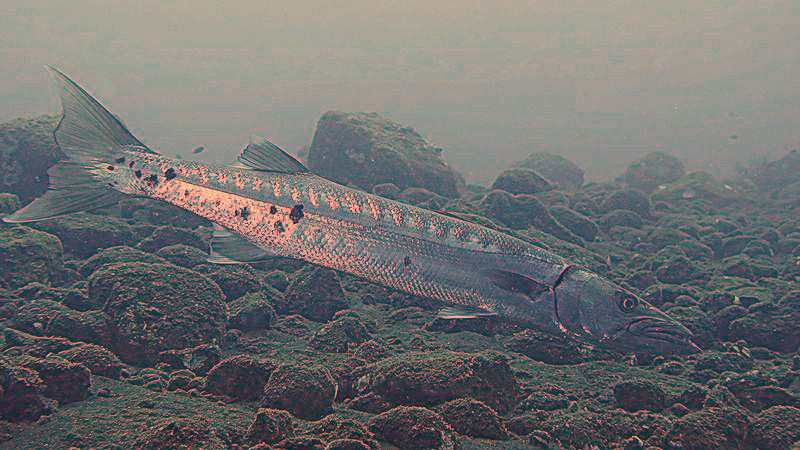
%> input picture Aapmcm24210340fj/classified/Color/enhanced_100_img_.png, 800 x 450 px; its folder holds only this picture in this run
$ octave Color.m   (GNU Octave 9; MATLAB toolbox functions it lacks are replaced by stand-ins)
%> lines starting %> are read from the running program, lines starting %| are printed output that depends on the picture
%% Step 1:

folderPath = "D:\Desktop\classified\Color";
resultFilePath = '2.xlsx';


files_jpg = dir(fullfile(folderPath, '*.jpg'));
files_png = dir(fullfile(folderPath, '*.png'));
files = [files_jpg; files_png];
numImages = length(files);


results = cell(numImages, 7);
results(:, 1) = {files.name};

%% Step 2:
for i = 1:numImages
    fprintf('Processing image %s\n', files(i).name);
    imagePath = fullfile(files(i).folder, files(i).name);
    img = imread(imagePath);
%> img is the input picture: size 450x800x3 uint8; mean R, G, B 109.4, 111, 111


    img = im2double(img);
%> img: size 450x800x3 double
    reference = 0.5 * ones(size(img));


    psnr_before = calculatePSNR(img, reference);
%> in calculatePSNR, `mse = mean((original - reference).^2, 'all');`: mse = 0.0337
%> in calculatePSNR, `psnr_value = 10 * log10((maxVal^2) / mse);`: psnr_value = 14.72
%> psnr_before = 14.72
    uciqe_before = calculateUCIQE(img);
%> in calculateUCIQE, `imgLab = rgb2lab(img);`: imgLab: size 450x800x3 double; mean of channels 1, 2, 3 46.7, 0.4, 0.1
%> in calculateUCIQE, `A = imgLab(:,:,2);`:
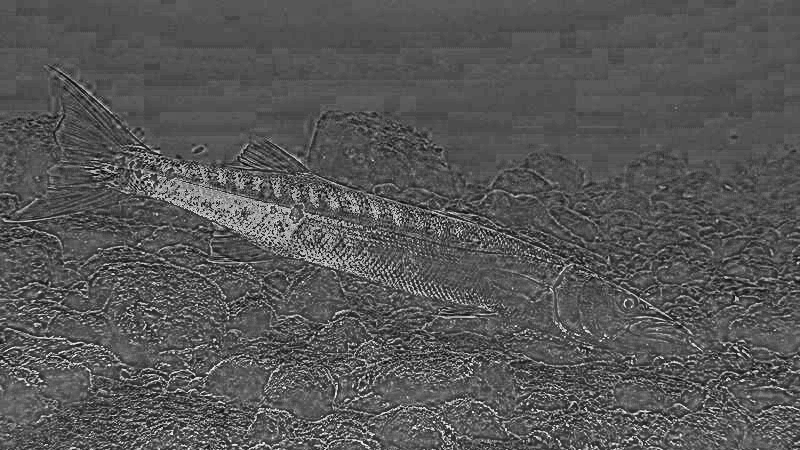
%> A: size 450x800 double; min -31.85, max 62.82, mean 0.4; drawn with min black and max white
%> in calculateUCIQE, `B = imgLab(:,:,3);`:
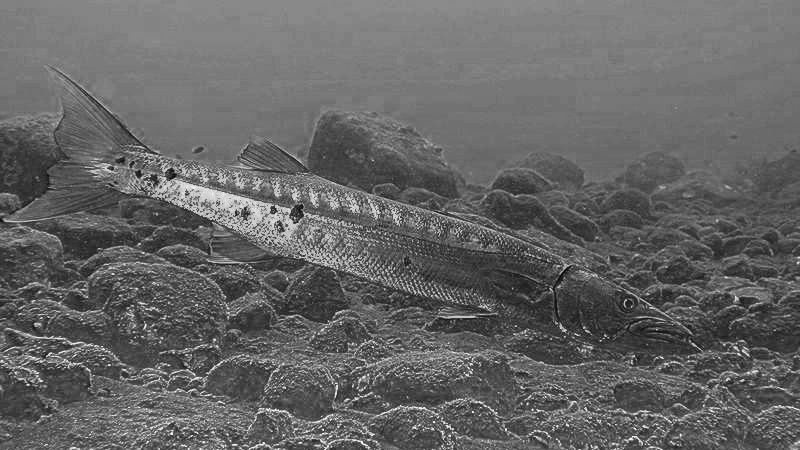
%> B: size 450x800 double; min -24.8, max 37.91, mean 0.1; drawn with min black and max white
%> in calculateUCIQE, `chroma = sqrt(A.^2 + B.^2);`:
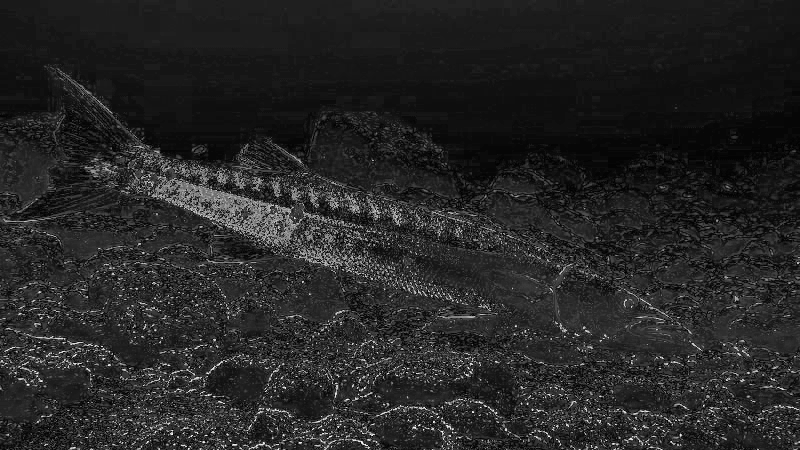
%> chroma: size 450x800 double; min 0.00183, max 71.92, mean 10.8; drawn with min black and max white
%> in calculateUCIQE, `uciqe_value = std(chroma(:)) + std(L(:)) + mean(L(:)) / (mean(chroma(:..`: uciqe_value = 29.09
%> uciqe_before = 29.09
    uiqm_before = calculateUIQM(img);
%> in calculateUIQM, `imgHSV = rgb2hsv(img);`: imgHSV: size 450x800x3 double; mean H, S, V 0.408, 0.262, 0.488
%> in calculateUIQM, `H = imgHSV(:,:,1);`:
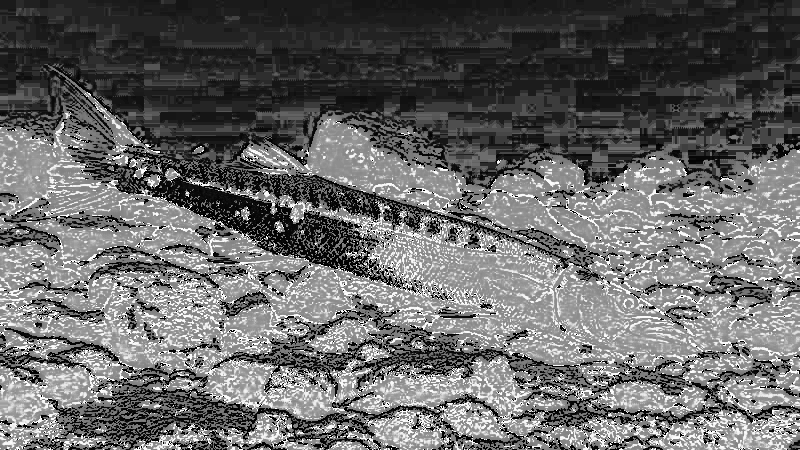
%> H: size 450x800 double; min 0, max 0.999, mean 0.408
%> in calculateUIQM, `S = imgHSV(:,:,2);`:
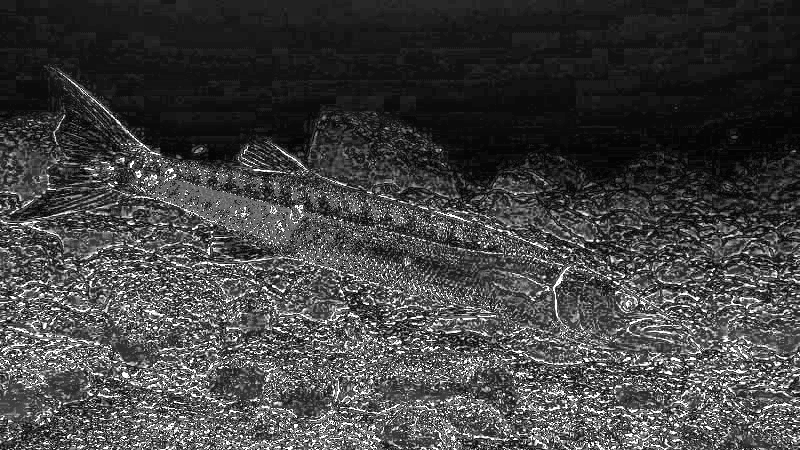
%> S: size 450x800 double; min 0, max 1, mean 0.262
%> in calculateUIQM, `uiqm_value = 0.5 * std(H(:)) + 0.25 * std(S(:)) + 0.25 * mean(V(:));`: uiqm_value = 0.325
%> uiqm_before = 0.325


    enhancedImg = enhanceColorCorrection(img);
%> in enhanceColorCorrection, `G = img(:,:,2);`:
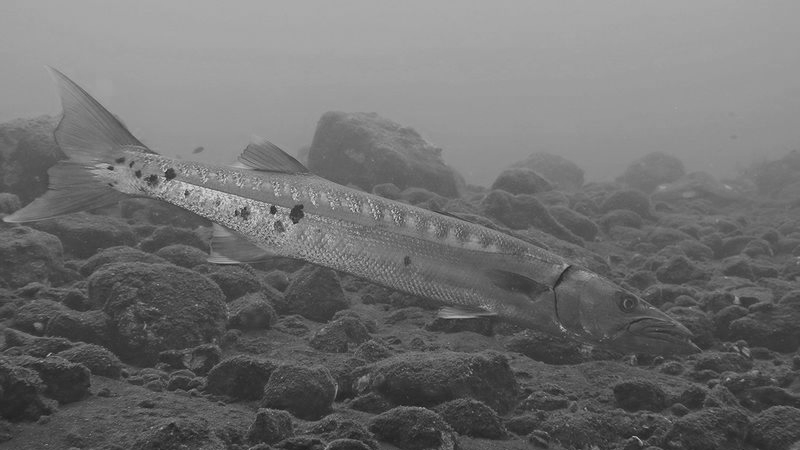
%> G: size 450x800 double; min 0.106, max 0.824, mean 0.435
%> in enhanceColorCorrection, `meanR = mean(R(:));`: meanR = 0.429
%> in enhanceColorCorrection, `meanG = mean(G(:));`: meanG = 0.435
%> in enhanceColorCorrection, `meanRGB = (meanR + meanG + meanB) / 3;`: meanRGB = 0.433


    psnr_after = calculatePSNR(enhancedImg, reference);
%> psnr_after = 14.7
    uciqe_after = calculateUCIQE(enhancedImg);
%> in calculateUCIQE (call 2), `imgLab = rgb2lab(img);`: imgLab: size 450x800x3 double; mean of channels 1, 2, 3 46.6, 1, 0.4
%> uciqe_after = 29.26
    uiqm_after = calculateUIQM(enhancedImg);
%> in calculateUIQM (call 2), `imgHSV = rgb2hsv(img);`: imgHSV: size 450x800x3 double; mean H, S, V 0.401, 0.264, 0.489
%> in calculateUIQM (call 2), `V = imgHSV(:,:,3);`:
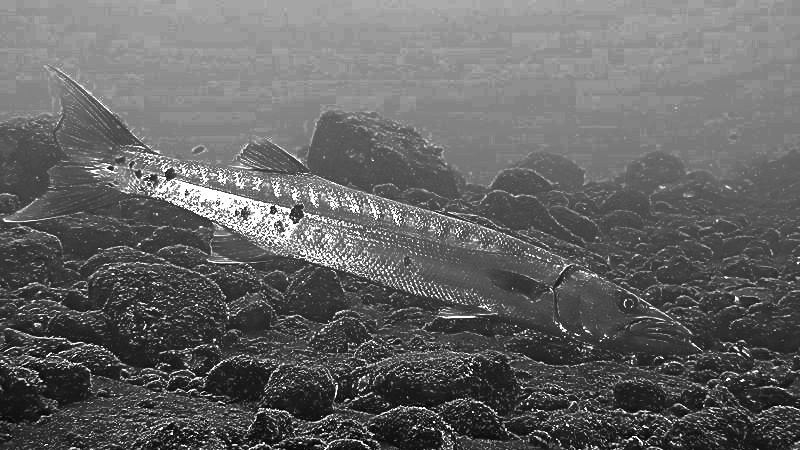
%> V: size 450x800 double; min 0.148, max 1.01, mean 0.489; drawn with min black and max white
%> in calculateUIQM (call 2), `uiqm_value = 0.5 * std(H(:)) + 0.25 * std(S(:)) + 0.25 * mean(V(:));`: uiqm_value = 0.33
%> uiqm_after = 0.33


    results{i, 2} = psnr_before;
    results{i, 3} = uciqe_before;
    results{i, 4} = uiqm_before;
    results{i, 5} = psnr_after;
    results{i, 6} = uciqe_after;
    results{i, 7} = uiqm_after;


    [~, name, ext] = fileparts(files(i).name);
    enhancedImagePath = fullfile(folderPath, ['enhanced_' name ext]);
    imwrite(uint8(enhancedImg * 255), enhancedImagePath);


    fprintf('Processed %d of %d images.\n', i, numImages);
end


writeResultsToExcel(results, resultFilePath);
fprintf('All images are processed and the results are saved to %s\n', resultFilePath);

%% Step 3:

function enhancedImg = enhanceColorCorrection(img)
    R = img(:,:,1);
    G = img(:,:,2);
    B = img(:,:,3);


    meanR = mean(R(:));
    meanG = mean(G(:));
    meanB = mean(B(:));
    meanRGB = (meanR + meanG + meanB) / 3;


    R = R * (meanRGB / meanR);
    G = G * (meanRGB / meanG);
    B = B * (meanRGB / meanB);


    enhancedImg = cat(3, R, G, B);

end


%% Step 4:

function psnr_value = calculatePSNR(original, reference)
    mse = mean((original - reference).^2, 'all');
    if mse == 0
        psnr_value = Inf;
    else
        maxVal = 1;
        psnr_value = 10 * log10((maxVal^2) / mse);
    end
end

% UCIQE
function uciqe_value = calculateUCIQE(img)
    imgLab = rgb2lab(img);
    L = imgLab(:,:,1);
    A = imgLab(:,:,2);
    B = imgLab(:,:,3);
    chroma = sqrt(A.^2 + B.^2);

    % UCIQE
    uciqe_value = std(chroma(:)) + std(L(:)) + mean(L(:)) / (mean(chroma(:)) + 1e-6);
end

% UIQM
function uiqm_value = calculateUIQM(img)
    imgHSV = rgb2hsv(img);
    H = imgHSV(:,:,1);
    S = imgHSV(:,:,2);
    V = imgHSV(:,:,3);

    % UIQM
    uiqm_value = 0.5 * std(H(:)) + 0.25 * std(S(:)) + 0.25 * mean(V(:));
end

%% Step 5:
function writeResultsToExcel(results, resultFilePath)

    T = table(results(:, 1), results(:, 2), results(:, 3), results(:, 4), ...
              results(:, 5), results(:, 6), results(:, 7), ...
              'VariableNames', {'FileName', 'PSNR', 'UCIQE', 'UIQM', 'PSNR-IM', 'UCIQE-IM', 'UIQM-IM'});


    writetable(T, resultFilePath);
end

$ run again, on Aapmcm24210340fj/classified/Color/enhanced_10_img_.png
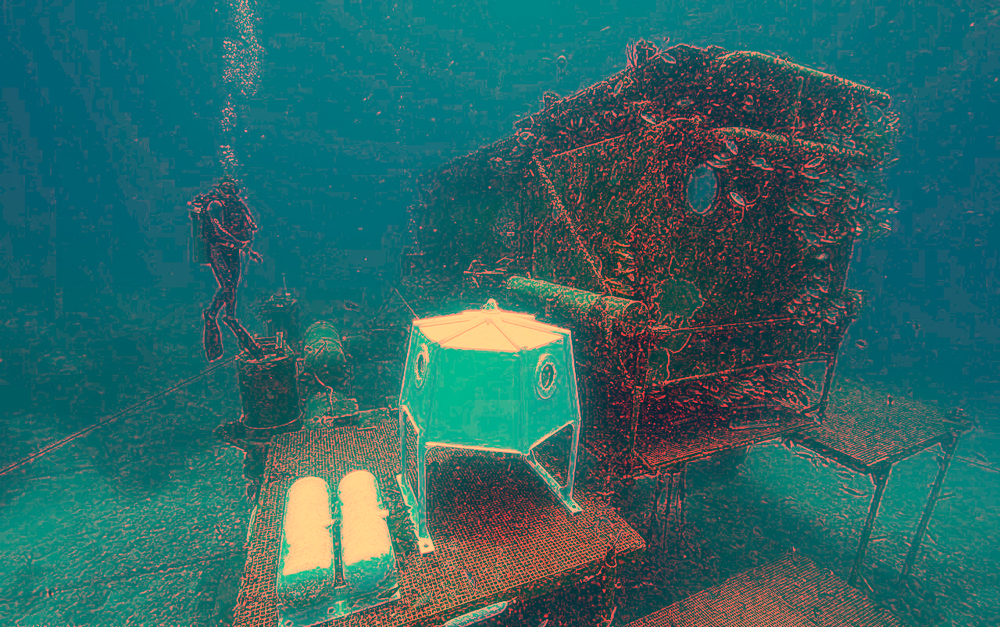
%> input picture Aapmcm24210340fj/classified/Color/enhanced_10_img_.png, 1000 x 627 px, shrunk from 1280 x 803 before the run
%> img is the input picture: size 627x1000x3 uint8; mean R, G, B 44.4, 102.6, 102.6
%> img: size 627x1000x3 double
%> mse = 0.0693
%> psnr_value = 11.59
%> imgLab: size 627x1000x3 double; mean of channels 1, 2, 3 41, -13.3, -3.7
%> uciqe_value = 24.52
%> imgHSV: size 627x1000x3 double; mean H, S, V 0.478, 0.728, 0.46
%> uiqm_value = 0.279
%> meanR = 0.174
%> meanG = 0.402
%> meanRGB = 0.326
%> psnr_after = 9.77
%> imgLab: size 627x1000x3 double; mean of channels 1, 2, 3 39.2, 4.3, 5.3
%> uciqe_after = 51.06
%> imgHSV: size 627x1000x3 double; mean H, S, V 0.473, 0.693, 0.509
%> in calculateUIQM (call 2), `V = imgHSV(:,:,3);`:
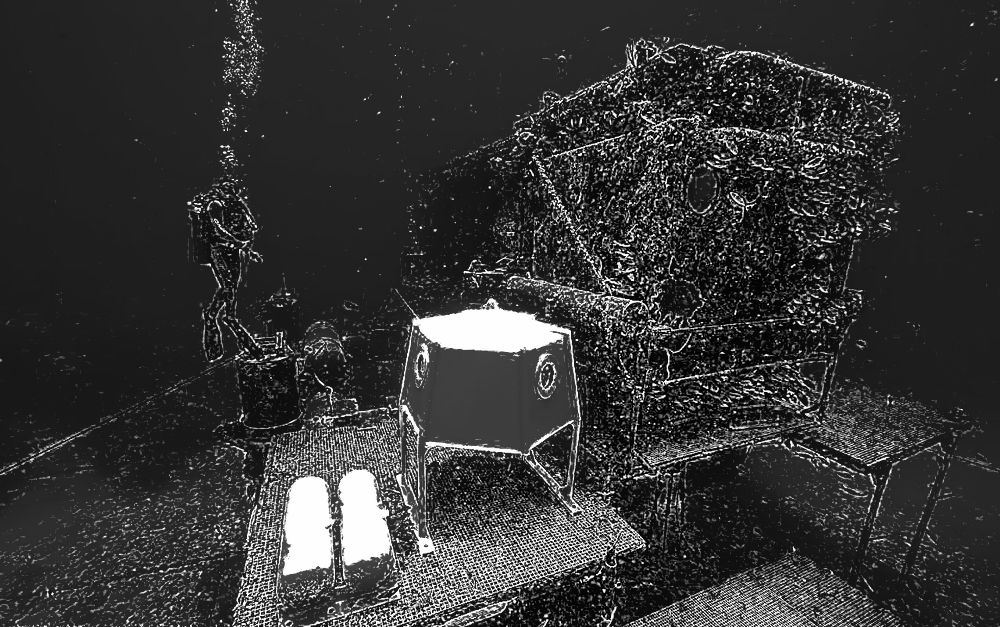
%> V: size 627x1000 double; min 0.146, max 1.87, mean 0.509; drawn with min black and max white
%> uiqm_value = 0.334
%> `imwrite(uint8(enhancedImg * 255), enhancedImagePath);`:
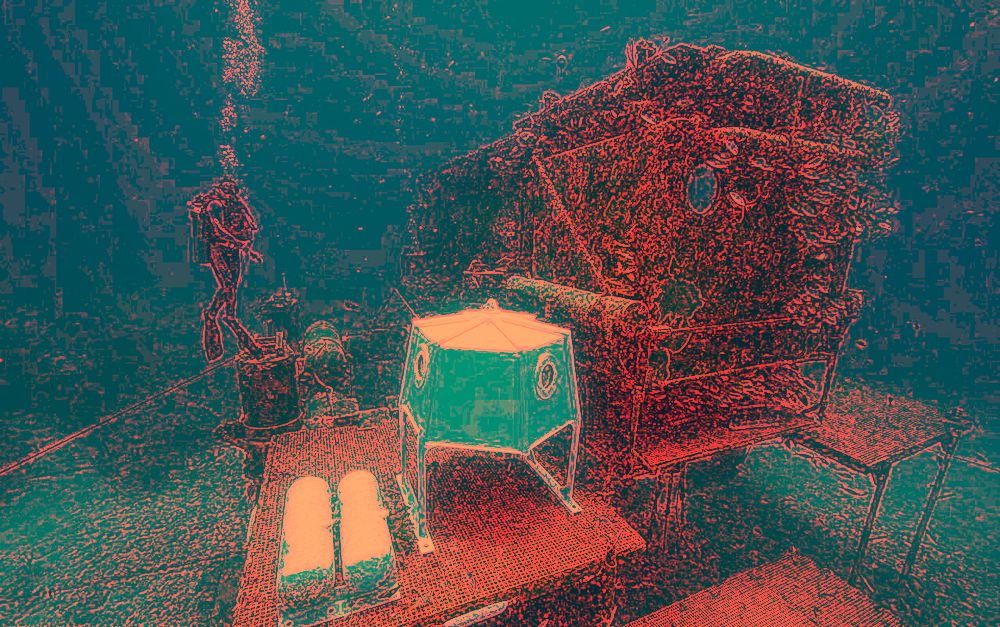
%> saved as enhanced_enhanced_10_img_.png: size 627x1000x3 uint8; mean R, G, B 70.7, 83.2, 83.2

$ run again, on Aapmcm24210340fj/classified/Color/enhanced_112_img_.png
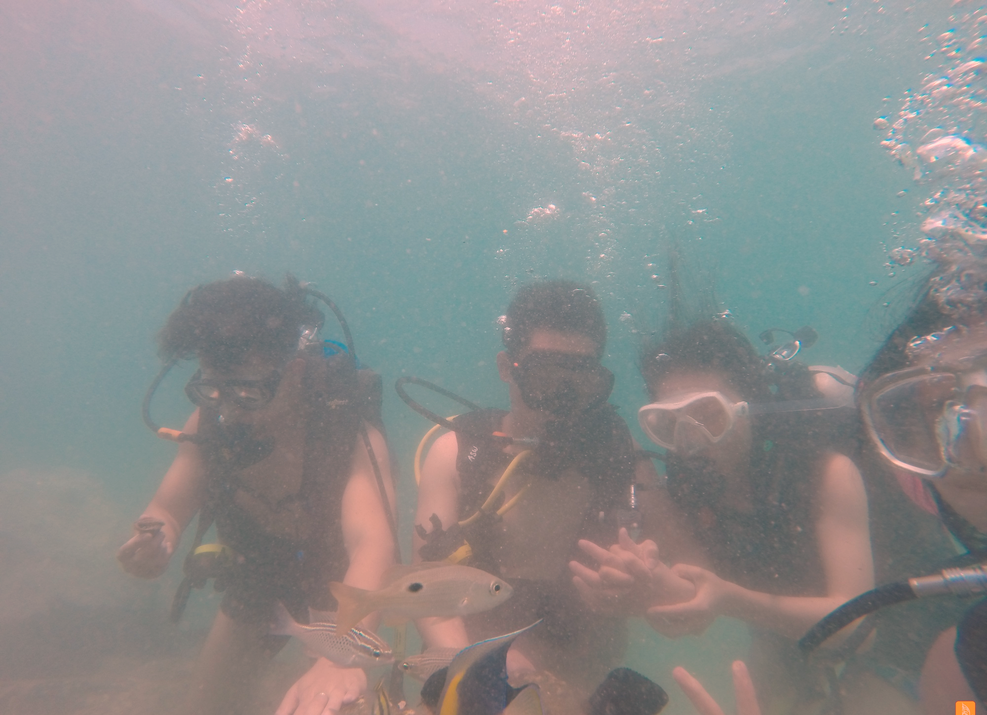
%> input picture Aapmcm24210340fj/classified/Color/enhanced_112_img_.png, 987 x 715 px, shrunk from 2000 x 1450 before the run
%> img is the input picture: size 715x987x3 uint8; mean R, G, B 142, 142.1, 142.1
%> img: size 715x987x3 double
%> mse = 0.0149
%> psnr_value = 18.28
%> imgLab: size 715x987x3 double; mean of channels 1, 2, 3 59, 0.3, 0.2
%> in calculateUCIQE, `chroma = sqrt(A.^2 + B.^2);`:
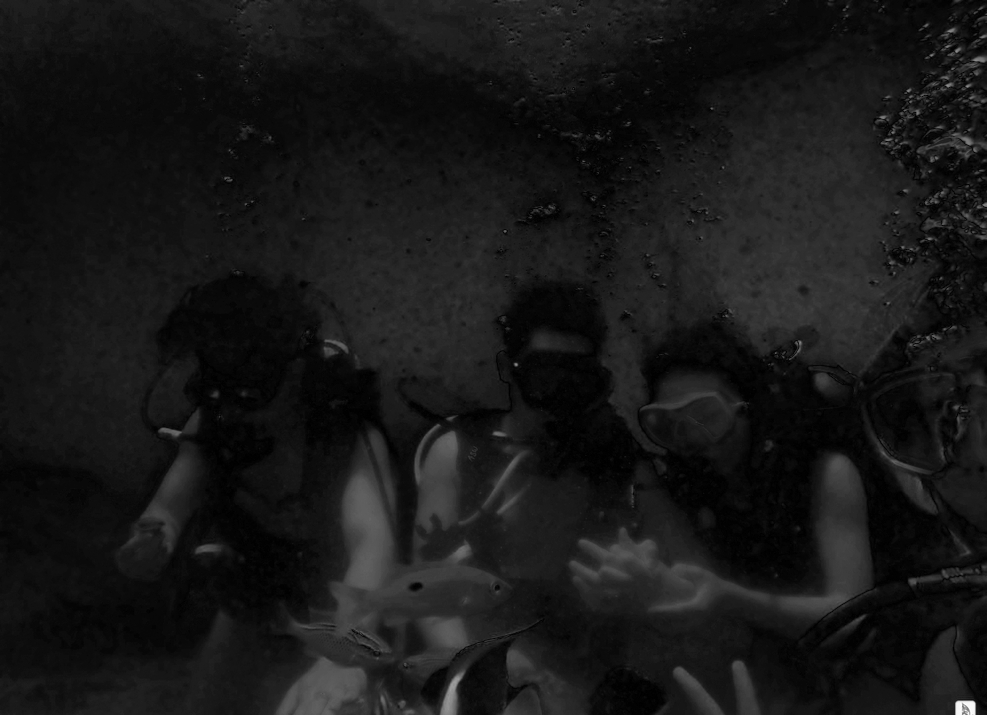
%> chroma: size 715x987 double; min 0.00233, max 76.57, mean 7.1; drawn with min black and max white
%> uciqe_value = 22.86
%> imgHSV: size 715x987x3 double; mean H, S, V 0.403, 0.125, 0.594
%> uiqm_value = 0.319
%> meanR = 0.557
%> psnr_after = 18.28
%> imgLab: size 715x987x3 double; mean of channels 1, 2, 3 59, 0.3, 0.2
%> uciqe_after = 22.86
%> imgHSV: size 715x987x3 double; mean H, S, V 0.403, 0.125, 0.594
%> in calculateUIQM (call 2), `V = imgHSV(:,:,3);`:
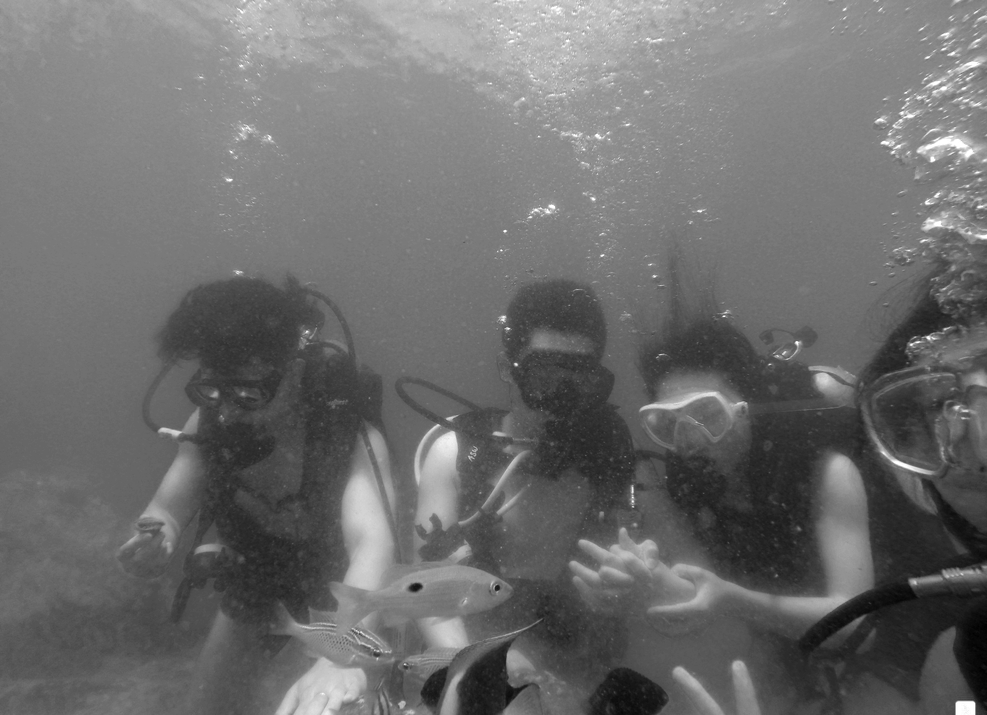
%> V: size 715x987 double; min 0.29, max 1, mean 0.594; mean of the top-left, top-right, bottom-left and bottom-right quarters 0.656, 0.654, 0.567, 0.501; drawn with min black and max white
%> uiqm_after = 0.319

$ run again, on Aapmcm24210340fj/classified/Color/enhanced_131_img_.png
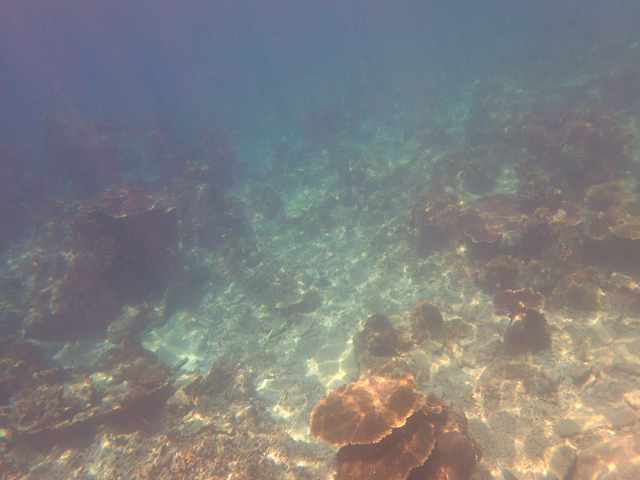
%> input picture Aapmcm24210340fj/classified/Color/enhanced_131_img_.png, 640 x 480 px
%> img is the input picture: size 480x640x3 uint8; mean R, G, B 127.6, 127.6, 127.7
%> img: size 480x640x3 double
%> mse = 0.00934
%> psnr_value = 20.3
%> imgLab: size 480x640x3 double; mean of channels 1, 2, 3 53.4, 0.7, -0.1
%> uciqe_value = 20.03
%> imgHSV: size 480x640x3 double; mean H, S, V 0.414, 0.193, 0.558
%> uiqm_value = 0.298
%> meanR = 0.5
%> meanB = 0.501
%> meanRGB = 0.5
%> psnr_after = 20.29
%> imgLab: size 480x640x3 double; mean of channels 1, 2, 3 53.4, 0.7, -0.1
%> uciqe_after = 20.04
%> imgHSV: size 480x640x3 double; mean H, S, V 0.414, 0.193, 0.558
%> in calculateUIQM (call 2), `V = imgHSV(:,:,3);`:
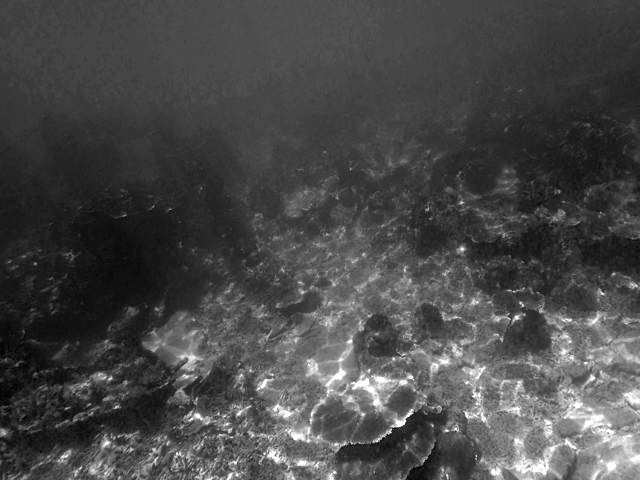
%> V: size 480x640 double; min 0.38, max 1, mean 0.558; mean of the top-left, top-right, bottom-left and bottom-right quarters 0.524, 0.523, 0.544, 0.642; drawn with min black and max white
%> uiqm_after = 0.298
